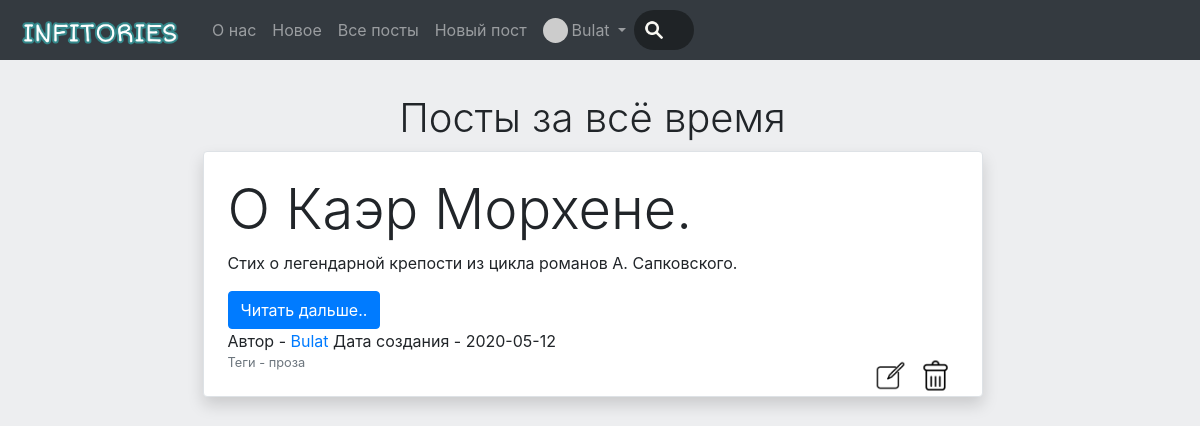
The page /allposts (signed in) on the database its author committed.
### data/users.py (models this page shows, shortened)
class User(SqlAlchemyBase, UserMixin):
    __tablename__ = 'users'
    id = sqlalchemy.Column(sqlalchemy.Integer,
                           primary_key=True, autoincrement=True)
    name = sqlalchemy.Column(sqlalchemy.String, nullable=True)
    email = sqlalchemy.Column(sqlalchemy.String,
                              index=True, unique=True, nullable=True)
    hashed_password = sqlalchemy.Column(sqlalchemy.String, nullable=True)
    created_date = sqlalchemy.Column(sqlalchemy.String,
                                     default=datetime.date.today)
    profile_picture = sqlalchemy.Column(sqlalchemy.String, nullable=True)
    news = orm.relation("News", back_populates='user')
    favourite_posts = orm.relation('FavouritePosts')
    status = sqlalchemy.Column(sqlalchemy.String, nullable=True, default='Привет, мир!')
    about_me = sqlalchemy.Column(sqlalchemy.String, default='Информация отсутствует', nullable=True)
    is_admin = sqlalchemy.Column(sqlalchemy.Boolean, default=False)
    def get_avatar(self, size):
        digest = md5(self.email.lower().encode('utf-8')).hexdigest()
        return 'https://www.gravatar.com/avatar/{}?d=identicon&s={}'.format(
            digest, size)

### data/news.py (models this page shows)
class News(SqlAlchemyBase):
    __tablename__ = 'news'
    id = sqlalchemy.Column(sqlalchemy.Integer,
                           primary_key=True, autoincrement=True)
    title = sqlalchemy.Column(sqlalchemy.String, nullable=True)
    description = sqlalchemy.Column(sqlalchemy.String, nullable=True)
    content = sqlalchemy.Column(sqlalchemy.String, nullable=True)
    created_date = sqlalchemy.Column(sqlalchemy.String,
                                     default=datetime.date.today)
    is_private = sqlalchemy.Column(sqlalchemy.Boolean, default=False)
    tags = sqlalchemy.Column(sqlalchemy.String, nullable=True)
    user_id = sqlalchemy.Column(sqlalchemy.Integer,
                                sqlalchemy.ForeignKey("users.id"))
    user = orm.relation('User')

### main.py (the view, shortened to what this page needs)
@app.route("/allposts", methods=['GET', 'POST'])
def allposts():
    count_of_my_posts = 0
    form = None
    loginform = None
    session = db_session.create_session()
    news = session.query(News).filter(News.is_private != True)
    count_of_posts = len(list(news))
    return render_template("posts.html", news=news[::-1], form=form, loginform=loginform, title='Посты за всё время',
                           count_of_posts=count_of_posts)

### data/db_session.py (called while the page is built)
def create_session() -> Session:
    global __factory
    return __factory()

### main.py (called while the page is built)
@login_manager.user_loader
def load_user(user_id):
    session = db_session.create_session()
    return session.query(User).get(user_id)

### templates/posts.html (shortened to what this page needs)
﻿{% extends "base.html" %}
{% block content %}
<div style="margin-top: 70px">
    <h1 class="font-weight-light">{{ title }}</h1>
    <div class="row">
        <div class="col-sm-2"></div>
        {% if count_of_posts > 0 %}
        <div class="col-sm-8">
            <ul class="list list-group">
            {% for item in news%}
            <li style="list-style-type: none;"><div class="container col-md6 border rounded shadow p-4 mb-4 bg-white" style="margin-top: 1px;background-color: #fffff;">
                    <div>
                        {% if current_user.is_authenticated %}
                        <h4 class="display-4">{% if item.is_private and item.user == current_user %} {{item.title}} [Личное] {% else %} {{item.title}} {% endif %}</h4>
                        <p>{{item.description}}</p>
                        <button type="button" class="btn btn-primary" data-toggle="collapse" id="b{{item.id}}" data-target="#c{{item.id}}">Читать дальше..</button>
                        <div>Автор - <a style="text-decoration: none;" href="user/{{item.user.id}}">{{item.user.name}}</a> Дата создания - {{item.created_date}}</div>
                        {% if current_user == item.user or current_user.is_admin %}
                        <div><small class="text-muted">Теги - {{item.tags}}</small><a href="/postdelete/{{ item.id }}" class="float-right bottom-icon rounded" data-toggle="tooltip" data-placement="bottom" title="Удалить"><img src="static/img/deletebtn.png" style="max-width: 45px;max-height: 45px;"></a> <a href="/editpost/{{ item.id }}" class="float-right bottom-icon rounded" data-toggle="tooltip" data-placement="bottom" title="Редактировать"><img src="static/img/editbtn.png" style="max-width: 45px;max-height: 45px;"></a></div>
                        {% endif %}
                        {% endif %}
                    </div>
                </div>
            </li>
            {% endfor %}
            </ul>
        </div>
        {% else %}
        <div class="col-sm-8">
            <img class="img-fluid" src="{{ url_for('static', filename='img/nothingfound.png') }}" alt="Nothing found :(">
        </div>
        {% endif %}
        <div class="col-sm-2">
        </div>
    </div>
</div>
{% endblock %}

### templates/base.html (shortened to what this page needs)
<!doctype html>
<html lang="en">
<head>
    <link rel="stylesheet" type="text/css" href="{{ url_for('static', filename='css/style.css') }}">
    <link rel="stylesheet" href="https://stackpath.bootstrapcdn.com/bootstrap/4.4.1/css/bootstrap.min.css">
</head>
<body style="background: #edeef0;">
<header>
    <nav class="navbar navbar-dark bg-dark navbar-expand-sm fixed-top" style="height:60px;">
        <a class="navbar-brand" href="/"><img class="img-fluid" src="{{ url_for('static', filename='img/logo.png') }}" alt="Infitories" style="height:45px;"></a>
        <ul class="navbar-nav">
            <li class="nav-item">
                <a class="nav-link" href="/about">О нас</a>
            </li>
            <li class="nav-item">
                <a class="nav-link" href="/">Новое</a>
            </li>
            <li class="nav-item ">
                <a class="nav-link" href="/allposts">Все посты</a>
            </li>
            {% if current_user.is_authenticated %}
            <li class="nav-item ">
                <a class="nav-link" href="/addpost">Новый пост</a>
            </li>
            <li class="nav-item dropdown float-left;">
              <div>
                  <a class="nav-link dropdown-toggle" href="#" id="navbardrop" data-toggle="dropdown">
                    {{ current_user.name}} <img class="img-fluid" style="height: 25px;
                                                border-radius: 50%;
                                                float: left;
                                                margin-right: 4px;" src="{{ current_user.get_avatar(64) }}">
                  </a>
              </div>
            </li>
            <li class="nav-item">
                <input class='search' id="search" name="search" type="text" data-toggle="hideseek" placeholder="Поиск.." data-list=".list">
            </li>
            {% endif %}
        </ul>
    </nav>
</header>
<div role="main" style='padding-right: 15px;'>
        {% block content %}{% endblock %}
</div>
</body>
</html>

### static/css/style.css (style rules this page uses)
h1 { text-align: center; }
.bottom-icon { transition: 1s; }
.search { width: 24px; height: 40px; box-sizing: border-box; font-size: 14px; border-width: inherit; border-radius: 20px; background-color: #1f2326; background-image: url(../img/searchiconbefore.png); background-size: 20px; background-position: 10px 10px; background-repeat: no-repeat; padding: 12px 20px 12px 40px; -webkit-transition: width ease-in-out; transition: width 0.4s ease-in-out; }

### rows shown on the page
User: name "Bulat"
News: title "О Каэр Морхене.", description "Стих о легендарной крепости из цикла романов А. Сапковского.", user.name "Bulat", created_date "2020-05-12", tags "проза"

### other values the page prints
{{ title }} "Посты за всё время"
